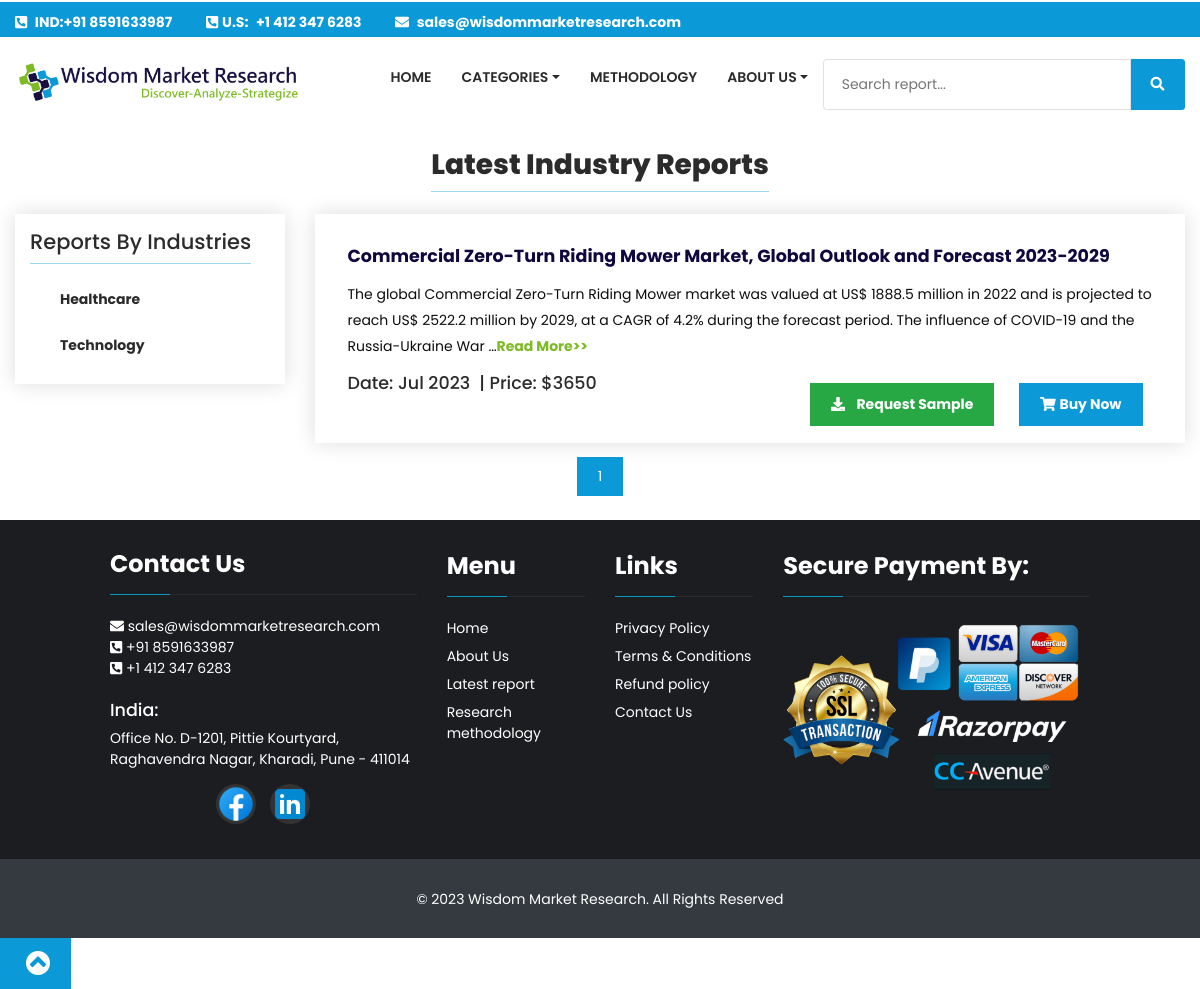
Page /latest-reports on the earlier database version.
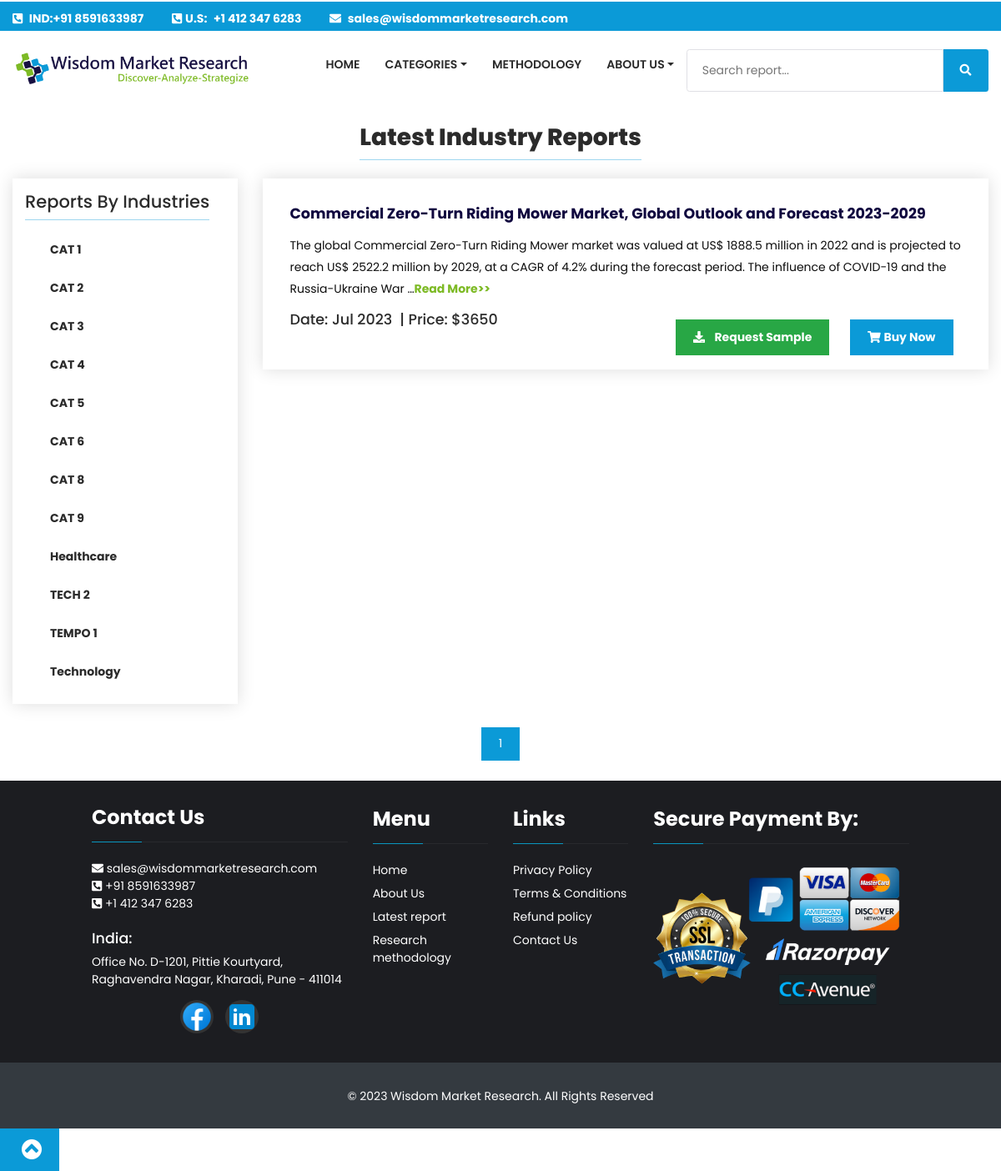
Same page on the later database version.
### report/models.py (models this page shows, shortened)
class Category(models.Model):
    name = models.CharField(max_length=100)
    description = models.CharField(max_length=200)
    slug = models.SlugField(blank=True,unique=True)
    image = models.ImageField(upload_to='category/', blank=True, null=True)
    active = models.BooleanField(default=True)
    class Meta:
        verbose_name_plural = 'Categories'

class Report(models.Model):
    title = models.CharField(max_length=1000)
    keyword = models.CharField(max_length=1000)
    meta_title = models.CharField(max_length=200)
    meta_description = models.CharField(max_length=1000)
    slug = models.SlugField(unique=True, blank=True,null=True,max_length=255)
    url = models.URLField(unique=True, blank=True,null=True)
    category = models.ForeignKey('Category', on_delete=models.CASCADE)
    publisher = models.ForeignKey('Publisher', models.CASCADE)
    summary = RichTextField()
    tabel_of_content = RichTextField()
    list_of_figures = RichTextField(blank=True,null=True)
    published_date = models.DateField()
    no_of_pages = models.IntegerField(default=100)
    strategic_report = models.IntegerField(default=899)
    quantitative_report = models.IntegerField(default=1650)
    single_user_price = models.IntegerField(default=3650)
    multi_user_price = models.IntegerField(default=4500)
    corporate_user_price = models.IntegerField(default=6500)

### report/views.py (the view)
# urls.py: path('latest-reports', latestReports, name='latestreports'),
def latestReports(request):
    reports = Report.objects.all().order_by('-published_date')
    all_categories = Category.objects.all().order_by("name")
    paginator = Paginator(reports, 10)
    page_number = request.GET.get('page')
    try:
        reports = paginator.page(page_number)
    except PageNotAnInteger:
        reports = paginator.page(1)
    except EmptyPage:
        reports = paginator.page(paginator.num_pages)
    return render(request, 'report/latest-report.html', {'reports': reports, 'all_categories': all_categories})

### report/context_processors.py (called while the page is built)
def getPublisherCategory(request):
    cat_count = Category.objects.all().count()
    pub_count = Publisher.objects.all().count()
    cat_count1 = int(cat_count//2)
    pub_count1 = int(pub_count // 2)
    all_categories1 = Category.objects.all()[0:cat_count1]
    all_categories2 = Category.objects.all()[cat_count1:]
    all_publishers1 = Publisher.objects.all()[0:pub_count1]
    all_publishers2 = Publisher.objects.all()[pub_count1:]
    return {
        'categories1': all_categories1,
        'categories2': all_categories2,
        'publishers1':all_publishers1,
        'publishers2': all_publishers2,
    }

### templates/report/latest-report.html (shortened to what this page needs)
{% extends 'base.html' %}
{% block body %}
		<div class="container">
			<div class="text-center">
				<h1 class="head-after h1fs">Latest Industry Reports</h1>
			</div>
			<div class="row">
				<div class="col-lg-3 mb-3">
					<div class="card-d">
						<h4 class="head-after">Reports By Industries</h4>
						<div class="mt-2">
							<ul class="side-nav-bar">
                                {% for allcategory in all_categories %}
								{% if allcategory.name == category.name %}
									<li class="active">
										<a href="{% url 'category' allcategory.slug %}" title="{{allcategory.name}}">
											<strong>{{ allcategory.name}}</strong>
										</a>
									</li>
								{% else %}
								<li>
										<a href="{% url 'category' allcategory.slug %}" title="{{allcategory.name}}">
											<strong>{{ allcategory.name }}</strong>
										</a>
								</li>
								{% endif %}
                                {% endfor %}
							</ul>
						</div>
					</div>
				</div>
				<div class="col-lg-9">
					<div id="latest-report-card">
                                          {% for report in reports %}
											<div class="card" >
													  <div class="card-body">
														  <a href="{% url 'reports:reportpage' report.slug %}"><h5 class="card-title" style="color:#10073f"><strong>{{report.title}}</strong></h5></a>
														  <p class="card-text">{{report.summary | truncatechars:250 | safe }}<a href="{% url 'reports:reportpage' report.slug %}" class="blc"><strong>Read More>></strong></a></p>
														 <p>
												<h5><span class="text-left">Date: {{report.published_date | date:"M Y"}}</span>&nbsp;&nbsp;|
                                                 <span class="text-left">Price: ${{report.single_user_price}}</span>
													    <div class="float-right">
														<form class = "form-inline" method="post" action="{% url 'reports:indexcheckout' report.id report.single_user_price%}">
														<a class="btn btn-success" href="{% url 'reports:samplerequest' report.id%}"><span><i class="fas fa-download"></i> &nbsp; <strong>Request Sample </strong></span></a>
														&nbsp;&nbsp;&nbsp;&nbsp;<button type="submit" class="btn btn-primary"><i class="fas fa-shopping-cart"></i>&nbsp;<strong>Buy Now</strong></button>
                                                            </form>
													</div>
													  </h5>
												</p>
													  </div>
													</div>
					                      {% endfor %}
					</div>
				</div>
			</div>
			      <div class="pagination-btn text-center mt-12">
					     <nav aria-label="Page navigation">
							 <ul class="pagination">
										{% for n in reports.paginator.page_range %}
										  {% if reports.number == n %}
											<li class="page-item active">
											  <span class="page-link">{{ n }}<span class="sr-only">(current)</span></span>
											</li>
										  {% elif n > reports.number|add:'-3' and n < reports.number|add:'3' %}
											<li class="page-item"><a class="page-link" href="?page={{ n }}">{{ n }}</a></li>
										  {% endif %}
										{% endfor %}
										     </ul> </nav>
                  </div>
			</div>
{% endblock %}

### templates/base.html (shortened to what this page needs)
{% load static %}
<html lang="en">
<head>
	<link rel="stylesheet" href="https://stackpath.bootstrapcdn.com/bootstrap/4.5.0/css/bootstrap.min.css">
<link href="{% static 'assets/css/bootstrap.min.css' %}" rel="stylesheet"/>
<link href="{% static 'assets/css/style.css' %}" rel="stylesheet"/>
   <link href="{% static 'css/amr.css' %}" rel="stylesheet"/>
<link href="{% static 'assets/css/colors/default-color.css' %}" rel="stylesheet"/>
<link href="{% static 'assets/css/theme-responsive.css' %}" rel="stylesheet"/>
<link href="{% static 'assets/css/animation.css' %}" rel="stylesheet"/>
<link href="{% static 'assets/css/owl.carousel.min.css' %}" rel="stylesheet"/>
<link href="{% static 'assets/css/owl.transitions.css' %}" rel="stylesheet"/>
<link href="{% static 'assets/font-awesome/css/fontawesome.min.css' %}" rel="stylesheet"/>
  <link href="{% static 'assets/font-awesome/css/font-awesome.min.css' %}" rel="stylesheet"/>
      <link href="{% static 'assets/css/animate.css' %}" rel="stylesheet"/>
<link rel="stylesheet" href="https://code.jquery.com/ui/1.12.1/themes/base/jquery-ui.css">
<link href="{% static 'assets/css/media.css' %}" rel="stylesheet"/>
	<link rel="stylesheet" href="https://cdnjs.cloudflare.com/ajax/libs/font-awesome/5.13.0/css/all.min.css"/>
</head>
<body style="overflow-x: hidden;">
<div id="top-header" style="background-color:#0b9ad7;">
			<div class="container">
		      <div class="row">
		<div class="col-lg-12 col-md-6 col-sm-6 text-left pad10" style="margin-bottom: 4px;">
			<ul class="t-head-left" style="border:None;">
				<li style="color:white;after:#0b9ad7"><i class="fas fa-phone-square-alt" ></i>&nbsp;<a id="skypeno" href="tel:+91 8591633987" style="color:white;border-line:#0b9ad7">&nbsp;<b>IND:+91 8591633987</b></a></li>
                <li style="color:white;"><i class="fas fa-phone-square-alt" ></i>&nbsp;<b>U.S:</b><span href="tel:+44 1158 88 1333" style="color:white;border-line:#0b9ad7">&nbsp;&nbsp;<b>+1 412 347 6283</b></span></li>
				<li style="color:white;"><i class="fas fa-envelope"></i> <a  href="mailto:sales@wisdommarketresearch.com" style="color:white;border-line:#0b9ad7">&nbsp;<span class="__cf_email__"><b>sales@wisdommarketresearch.com</b></span></a></li>
			</ul>
		</div>
	</div>
			</div>
		</div>
<div id="header">
	<div class="container">
				<nav class="navbar navbar-expand-lg">
			<a class="navbar-brand" href="{% url 'index' %}"><img src="{% static 'images/WMR_new.png' %}" class="smi_logo" alt="Wisdom Market Research" title="Wisdom Market Research" style="float:right;width:299px;"></a>
				<div class="collapse navbar-collapse" id="navbarSupportedContent">
					<ul class="navbar-nav ml-auto">
						<li class="nav-item">
							<a class="nav-link" href="{% url 'index' %}" class="menu-top-active">Home</a>
						</li>
						<li class="nav-item dropdown">
							<a class="nav-link dropdown-toggle" role="button" data-toggle="dropdown" aria-haspopup="true" aria-expanded="false">Categories</a>
						</li>
						<li class="nav-item">
							<a class="nav-link" href="{% url 'research_methodology' %}">Methodology</a>
						</li>
						<li class="nav-item dropdown">
						   <a class="nav-link  dropdown-toggle" href="#" data-toggle="dropdown">About Us</a>
						</li>
						<li class="nav-item mt-4">
							<div class="wrapper1">
							    <form role="search" method="get" class="search-form form" action="{% url 'search_report_list' %}">
								<label>
									<input type="search" class="search-field" placeholder="Search report..." value="" name="searchquery" title="" />
								</label>
								<input type="submit" class="search-submit button" value="&#xf002" />
									</form>
							</div>
						</li>
					</ul>
				</div>
		</nav>
		</div>
	</div>
{% block body %}
{% endblock %}
<div class="footersect">
  <div class="container-fluid bodyw">
    <div class="row">
      <div class="col-12 col-md-4">
        <div class="footH">
          <h5>Contact us</h5>
        </div>
        <div class="footinfo">
          <div>
            <i class="fas fa-envelope"></i>
            <a href="mailto:sales@wisdommarketresearch.com">sales@wisdommarketresearch.com</a>
          </div>
          <div>
            <i class="fas fa-phone-square-alt"></i>
            <a href="tel:+91 8591633987">+91 8591633987</a>
          </div>
            <div>
            <i class="fas fa-phone-square-alt"></i>
             <a href="tel:+1 412 347 6283">+1 412 347 6283</a>
            </div>
			<br>
          <div>
            <h5>India:</h5>
            <address>
              Office No. D-1201, Pittie Kourtyard, Raghavendra Nagar, Kharadi, Pune - 411014
            </address>
          </div>
			<div class="mt-3">
  <ul class="social-media-icons" >
    <li>
      <a href="https://www.facebook.com/wisdommarketresearch/" target="_blank" rel="nofollow">
        <img src="{% static 'images/facebook.png' %}" alt="Facebook">
      </a>
    </li>
    <li>
      <a href="https://www.linkedin.com/company/wisdommarketresearch" target="_blank" rel="nofollow">
        <img src="{% static 'images/linkedin.png' %}" alt="LinkedIn">
      </a>
    </li>
  </ul>
</div>
        </div>
      </div>
      <div class="col-12 col-md-8">
        <div class="row">
          <div class="col-6 col-md-3">
            <div class="footH">
              <h5>Menu</h5>
            </div>
            <div class="footinfo3">
              <ul>
                  <li><a href="{% url 'index' %}">Home</a></li>
                <li><a href="{% url 'aboutus' %}">About Us</a></li>
                  <li><a href="{% url 'latestreports' %}">Latest report</a></li>
                  <li><a href="{% url 'research_methodology' %}">Research methodology</a></li>
              </ul>
            </div>
          </div>
          <div class="col-6 col-md-3">
            <div class="footH">
              <h5>Links</h5>
            </div>
            <div class="footinfo3">
              <ul>
                <li><a href="{% url 'privacypolicy' %}" rel="nofollow">Privacy Policy</a></li>
                <li><a href="{% url 'termsandconditions' %}" rel="nofollow">Terms & Conditions</a></li>
                  <li><a href="{% url 'refund_policy' %}" rel="nofollow">Refund policy</a></li>
                <li><a href="{% url 'contactus' %}">Contact Us</a></li>
              </ul>
            </div>
          </div>
          <div class="col-md-6">
            <div class="footH">
              <h5>Secure Payment By:</h5>
            </div>
            <div class="footinfo3">
              <div class="paymentimg">
                <img src="{% static 'images/payment_footer.png' %}" alt="Payment Logos">
              </div>
            </div>
          </div>
        </div>
      </div>
    </div>
  </div>
</div>
<div class="footercopyright">
  <div class="container-fluid bodyw p-0">
    <div class="row">
      <div class="col-12">
        <div class="text-center p-3">© 2023 Wisdom Market Research. All Rights Reserved</div>
      </div>
    </div>
  </div>
</div>
<div class="backto-top-btn">
<span class="top-btn btn btn-primary"><i class="icon-chevron-sign-up icon-2x"></i></span>
</div>
</body>
</html>

### static/assets/css/colors/default-color.css (style rules this page uses)
#top-header .t-head-left i, .color-primary, #header .navbar-brand span, #header .nav-item.active a, #header .nav-item a:hover, #header .nav-item.active a:before, #header .nav-item a:hover:before, #header .dropdown-menu:before, .breadcrumb-bg li a, #top-header .t-head-right a:hover, #testimonials .titem-img:before, .pagination .page-link, #our-blog .card-d a:hover, #footer a:hover, #footer .f-m-icons li a:hover i, #sub-footer a { color: #2983e4; }
::-webkit-scrollbar-thumb, ::selection, .loader, .btn-primary, .btn-primary:active, .btn-primary:focus, .btn-border:hover, .carousel-indicators .active, .backto-top-btn a, .head-after:after, #header .navbar-toggler, #about-us .col-before:before, .owl-theme .owl-controls .owl-pagination .owl-page span, .get-services-bg:before, #header .dropdown-menu .dropdown-item:hover, #header .dropdown.active .dropdown-menu .dropdown-item:hover, #header .dropdown.active .dropdown-menu .dropdown-item.active, .side-nav-bar li a:hover, .side-nav-bar li.active a, .time-bg:after, .badge-primary, .page-item.active .page-link { background-color: #0b9ad7; }
.btn-primary, .btn-primary:hover, .btn-border, .form-control:focus, .form-control:active, .page-item.active .page-link { border-color: #0b9ad7; }

### templates/base.html (style rules this page uses)
.footersect { padding-top: 2rem; padding-bottom: 2rem; }
.footH { margin-bottom: 1.5rem; }
.footinfo { color: white; }
.footinfo a { color: white; text-decoration: none; }
.footinfo h5 { color: white; font-size: 1.25rem; margin-bottom: 0.5rem; }
.footinfo ul { list-style: none; padding-left: 0; }
.footinfo ul li { margin-bottom: 0.5rem; }
.footinfo ul li a { color: white; text-decoration: none; }
.footinfo3 { color: white; }
.footinfo3 ul { list-style: none; padding-left: 0; }
.footinfo3 ul li { margin-bottom: 0.5rem; }
.footinfo3 ul li a { color: white; text-decoration: none; }
.paymentimg { text-align: center; margin-top: 1rem; }
.paymentimg img { max-width: 100%; }
.footercopyright { background-color: #343a40; padding: 1rem 0; }
.footercopyright { color: white; text-align: center; font-size: 14px; }
.social-media-icons { list-style: none; padding: 0; margin: 0; display: flex; justify-content: center; }
.social-media-icons li { margin: 0 0.5rem; }
.social-media-icons a { display: inline-block; width: 40px; height: 40px; border-radius: 50%; text-align: center; line-height: 40px; background-color: #333; color: #fff; }
.social-media-icons img { width: 40px; height: 40px; vertical-align: middle; }

Differences in the rows shown:
added Category: name "CAT 1"
added Category: name "CAT 2"
added Category: name "CAT 3"
added Category: name "CAT 4"
added Category: name "CAT 5"
added Category: name "CAT 6"
added Category: name "CAT 8"
added Category: name "CAT 9"
added Category: name "TECH 2"
added Category: name "TEMPO 1"
